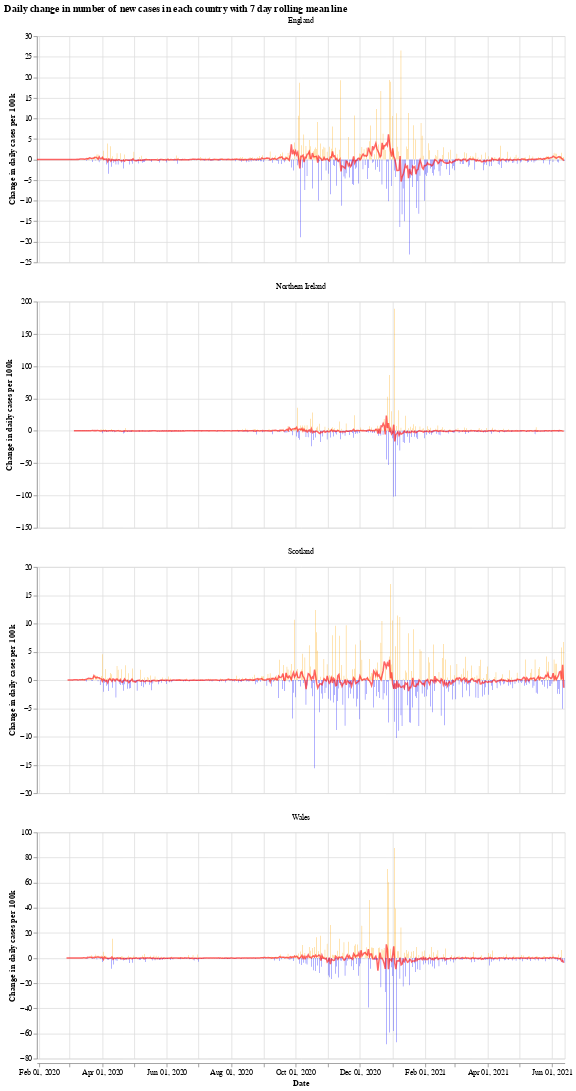

The notebook cell saved with this chart:
### Markdown cell above
We will use the Python library `Altair` for visualising the data, see the [altair docs](https://altair-viz.github.io/) for more information.

First we have a graph which shows the daily change in the number of new cases for each country. This number jumps up and down all over the place, which is likely due to delay in reporting of new cases over the weekend. Another interesting thing is that it looks like the daily cases in Wales experienced a much shorter period of calm over the summer (calm in the sense of daily cases not jumping up and down).

The orange bars are days when the number of new cases (per 100k population) was more than the previous day, while the blue are days when the number of new cases dropped. The red line is the 7 day moving average. 

When the moving average line is below 0, it means that there is a consistent drop in new cases. We can see this clearly happening around the times that lockdowns were introduced (though, to varying degrees). I will update the graphs soon with a marker of when each lockdown started.

### Code cell
# collapse
import altair as alt

bars = alt.Chart(uk_cases).mark_bar().encode(
    x=alt.X("yearmonthdate(date):T", axis=alt.Axis(title='Date')),
    y=alt.Y("casesChangeRate:Q", axis=alt.Axis(title='Change in daily cases per 100k')),
    tooltip='casesChange',
    color=alt.condition(
        alt.datum.casesChangeRate > 0,
        alt.value("orange"),  # The positive color
        alt.value("blue")  # The negative color
    )
).properties(title='Daily change in number of new cases with 7 day rolling mean',width=700).interactive()

line = alt.Chart(uk_cases).mark_line(
    color='red',
    size=2,
    opacity=0.6
).transform_window(
    rolling_mean='mean(casesChangeRate)',
    frame=[0, 7],
    groupby=['areaName']
).encode(
    x='yearmonthdate(date):T',
    y='rolling_mean:Q'
)

alt.layer(bars, line, data=uk_cases).facet(alt.Column(
    'areaName', title=''), columns=1).resolve_scale(y='independent').properties(title='Daily change in number of new cases in each country with 7 day rolling mean line')

### Figure 1 — Vega-Lite specification as saved in the notebook (floating-point values rounded to 4 significant figures; data arrays with more than 128 entries replaced by an {"elided": "..."} marker saying what was removed)
{"config": {"view": {"continuousWidth": 400, "continuousHeight": 300}}, "data": {"name": "data-8a864b1e087dd31515ed717cb0967b25"}, "facet": {"type": "nominal", "field": "areaName", "title": ""}, "spec": {"layer": [{"mark": "bar", "encoding": {"color": {"condition": {"value": "orange", "test": "(datum.casesChangeRate > 0)"}, "value": "blue"}, "tooltip": {"type": "quantitative", "field": "casesChange"}, "x": {"type": "temporal", "axis": {"title": "Date"}, "field": "date", "timeUnit": "yearmonthdate"}, "y": {"type": "quantitative", "axis": {"title": "Change in daily cases per 100k"}, "field": "casesChangeRate"}}, "selection": {"selector001": {"type": "interval", "bind": "scales", "encodings": ["x", "y"]}}, "title": "Daily change in number of new cases with 7 day rolling mean", "width": 700}, {"mark": {"type": "line", "color": "red", "opacity": 0.6, "size": 2}, "encoding": {"x": {"type": "temporal", "field": "date", "timeUnit": "yearmonthdate"}, "y": {"type": "quantitative", "field": "rolling_mean"}}, "transform": [{"window": [{"op": "mean", "field": "casesChangeRate", "as": "rolling_mean"}], "frame": [0, 7], "groupby": ["areaName"]}]}]}, "columns": 1, "resolve": {"scale": {"y": "independent"}}, "title": "Daily change in number of new cases in each country with 7 day rolling mean line", "$schema": "https://vega.github.io/schema/vega-lite/v4.8.1.json", "datasets": {"data-8a864b1e087dd31515ed717cb0967b25": {"elided": "1908 records"}}}
